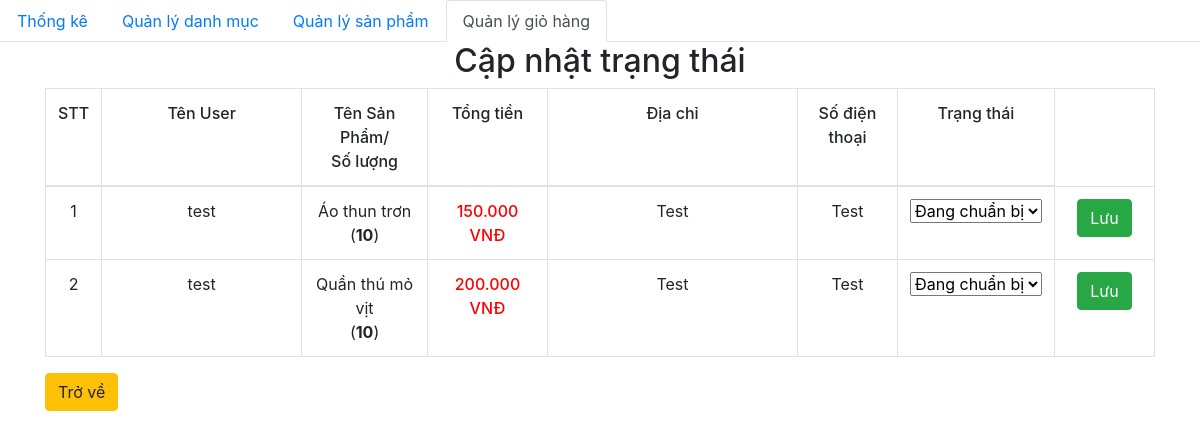
The page /admin/edit.php?order_id=25 on the database its author committed.
### tables this page shows
CREATE TABLE `order_details` (
  `id` int(11) NOT NULL,
  `order_id` int(11) NOT NULL,
  `id_user` int(11) NOT NULL,
  `product_id` int(11) NOT NULL,
  `num` int(11) NOT NULL,
  `price` int(11) NOT NULL,
  `status` varchar(255) NOT NULL
);

CREATE TABLE `orders` (
  `id` int(11) NOT NULL,
  `fullname` varchar(255) NOT NULL,
  `phone` varchar(11) NOT NULL,
  `address` varchar(255) NOT NULL,
  `note` varchar(255) NOT NULL,
  `order_date` datetime NOT NULL
);

CREATE TABLE `product` (
  `id` int(11) NOT NULL,
  `title` varchar(255) NOT NULL,
  `price` float NOT NULL,
  `num` int(11) NOT NULL,
  `thumbnail` varchar(255) NOT NULL,
  `content` longtext NOT NULL,
  `id_category` int(11) NOT NULL
);

### database/dbhelper.php (called while the page is built, shortened)
<?php
function executeResult($sql)
{
	$conn = mysqli_connect(HOST, USERNAME, PASSWORD, DATABASE);
	$query = mysqli_query($conn, $sql);
	$data   = [];
	while ($row = mysqli_fetch_array($query, 1)) {
		$data[] = $row;
	}
	return $data;
}

### admin/edit.php (the view, shortened to what this page needs)
<?php
require_once('../database/dbhelper.php');
?>
<!DOCTYPE html>
<html>
<head>
    <link rel="stylesheet" href="https://maxcdn.bootstrapcdn.com/bootstrap/4.4.1/css/bootstrap.min.css">
    <link href="https://cdn.jsdelivr.net/npm/summernote@0.8.18/dist/summernote.min.css" rel="stylesheet">
</head>
<body>
    <ul class="nav nav-tabs">
        <li class="nav-item">
            <a class="nav-link" href="category/index.php">Thống kê</a>
        </li>
        <li class="nav-item">
            <a class="nav-link" href="category/index.php">Quản lý danh mục</a>
        </li>
        <li class="nav-item">
            <a class="nav-link" href="product/">Quản lý sản phẩm</a>
        </li>
        <li class="nav-item ">
            <a class="nav-link active" href="dashboard.php">Quản lý giỏ hàng</a>
        </li>
    </ul>
    <div class="container">
        <div class="panel panel-primary">
            <div class="panel-heading">
                <h2 class="text-center">Cập nhật trạng thái</h2>
            </div>
            <div class="panel-body">
                <form action="" method="POST">
                    <table class="table table-bordered table-hover">
                        <thead>
                            <tr style="font-weight: 500;text-align: center;">
                                <td width="50px">STT</td>
                                <td width="200px">Tên User</td>
                                <td>Tên Sản Phẩm/<br>Số lượng</td>
                                <td>Tổng tiền</td>
                                <td width="250px">Địa chỉ</td>
                                <td>Số điện thoại</td>
                                <td>Trạng thái</td>
                            </tr>
                        </thead>
                        <tbody>
                            <?php
                            try {
                                if (isset($_GET['order_id'])) {
                                    $order_id = $_GET['order_id'];
                                }
                                $count = 0;
                                $sql = "SELECT * from orders, order_details, product
                                where order_details.order_id=orders.id and product.id=order_details.product_id and order_id=$order_id";
                                $order_details_List = executeResult($sql);
                                foreach ($order_details_List as $item) {
                                    echo '
                                        <tr style="text-align: center;">
                                            <td width="50px">' . (++$count) . '</td>
                                            <td style="text-align:center">' . $item['fullname'] . '</td>
                                            <td>' . $item['title'] . '<br>(<strong>' . $item['num'] . '</strong>)</td>
                                            <td class="b-500 red">' . number_format($item['price'], 0, ',', '.') . '<span> VNĐ</span></td>
                                            <td width="100px">' . $item['address'] . '</td>
                                            <td width="100px">' . $item['phone'] . '</td>
                                            <td>
                                                <select name="status" id="status" onchange="status(' . $item['order_id'] . ')">
                                                    <option value="Đang chuẩn bị">Đang chuẩn bị</option>
                                                    <option value="Đang giao">Đang giao</option>
                                                    <option value="Đã nhận hàng">Đã nhận hàng</option>
                                                    <option value="Đã hủy">Đã hủy</option>
                                                </select>
                                            </td>
                                            <td width="100px">
                                                <button class="btn btn-success">Lưu</button>
                                            </td>
                                        </tr>
                                    ';
                                }
                            } catch (Exception $e) {
                                die("Lỗi thực thi sql: " . $e->getMessage());
                            }
                            ?>
                        </tbody>
                    </table>
                    <a href="dashboard.php" class="btn btn-warning">Trở về</a>
                </form>
            </div>
        </div>
    </div>
</body>
</html>

### admin/edit.php (style rules this page uses)
.b-500 { font-weight: 500; }
.red { color: red; }

### rows shown on the page
order_details: order.fullname "test", product.title "Áo thun trơn", product.num "10", product.price "150.000", order.address "Test", order.phone "Test", status "Đang chuẩn bị"
order_details: order.fullname "test", product.title "Quần thú mỏ vịt", product.num "10", product.price "200.000", order.address "Test", order.phone "Test", status "Đang chuẩn bị"
